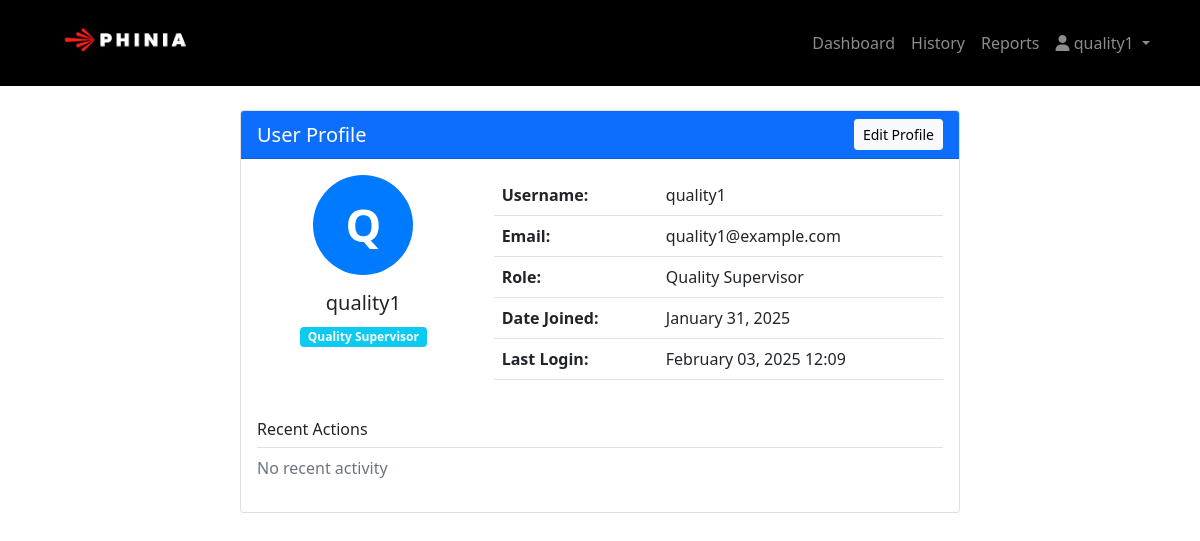
Page /profile/ (signed in) on the earlier database version.
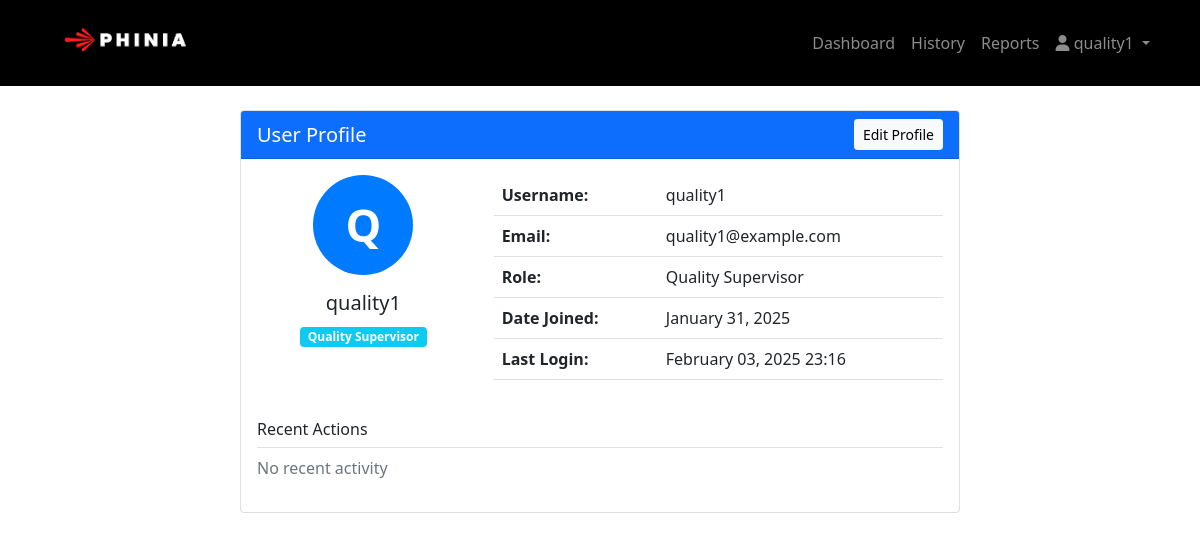
Same page on the later database version.
### main/models.py (models this page shows)
class User(AbstractUser):
    USER_TYPES = (
        ('operator', 'Operator'),
        ('shift_supervisor', 'Shift Supervisor'),
        ('quality_supervisor', 'Quality Supervisor'),
    )
    company_id=models.CharField(max_length=100,blank=True,null=True)
    user_type = models.CharField(max_length=20, choices=USER_TYPES)

### main/views.py (the view)
# urls.py: path('profile/', views.user_profile, name='user_profile'),
@login_required
def user_profile(request):
    return render(request, 'main/profile/user_profile.html', {
        'user': request.user
    })

### main/templates/main/profile/user_profile.html (shortened to what this page needs)
{% extends 'main/base.html' %}
{% block content %}
<div class="container">
    <div class="row">
        <div class="col-md-8 mx-auto">
            <div class="card">
                <div class="card-header bg-primary text-white d-flex justify-content-between align-items-center">
                    <h5 class="mb-0">User Profile</h5>
                    <a href="{% url 'edit_profile' %}" class="btn btn-light btn-sm">Edit Profile</a>
                </div>
                <div class="card-body">
                    <div class="row">
                        <div class="col-md-4">
                            <div class="text-center mb-4">
                                <div class="avatar-circle mb-3">
                                    <span class="initials">{{ user.username|make_list|first|upper }}</span>
                                </div>
                                <h5>{{ user.get_full_name|default:user.username }}</h5>
                                <span class="badge bg-info">{{ user.get_user_type_display }}</span>
                            </div>
                        </div>
                        <div class="col-md-8">
                            <table class="table">
                                <tr>
                                    <th>Username:</th>
                                    <td>{{ user.username }}</td>
                                </tr>
                                <tr>
                                    <th>Email:</th>
                                    <td>{{ user.email }}</td>
                                </tr>
                                <tr>
                                    <th>Role:</th>
                                    <td>{{ user.get_user_type_display }}</td>
                                </tr>
                                <tr>
                                    <th>Date Joined:</th>
                                    <td>{{ user.date_joined|date:"F d, Y" }}</td>
                                </tr>
                                <tr>
                                    <th>Last Login:</th>
                                    <td>{{ user.last_login|date:"F d, Y H:i" }}</td>
                                </tr>
                            </table>
                        </div>
                    </div>
                    <div class="mt-4">
                        <h6 class="border-bottom pb-2">Recent Actions</h6>
                        <div class="list-group">
                            {% for action in recent_actions %}
                            <div class="list-group-item">
                                <div class="d-flex w-100 justify-content-between">
                                    <h6 class="mb-1">{{ action.action_type }}</h6>
                                    <small>{{ action.timestamp|timesince }} ago</small>
                                </div>
                                <p class="mb-1">{{ action.description }}</p>
                            </div>
                            {% empty %}
                            <p class="text-muted">No recent activity</p>
                            {% endfor %}
                        </div>
                    </div>
                </div>
            </div>
        </div>
    </div>
</div>
{% endblock %}

### main/templates/main/base.html (shortened to what this page needs)
{% load static %}
<!DOCTYPE html>
<html lang="en">
<head>
    <link rel="stylesheet" href="{% static 'css/bootstrap.min.css' %}" />
    <link rel="stylesheet" href="{% static 'css/all.min1.css' %}" />
    <link rel="stylesheet" href="{% static 'css/all.min2.css' %}" />
    {% load static %}
</head>
<body>
    <nav class="navbar navbar-expand-lg navbar-dark" style="background-color: black;">
        <div class="container">
            <a class="navbar-brand" href="{% url 'dashboard' %}">
                <img src="{% static 'images/image2.png' %}" alt="Phinia Logo" height="60">
            </a>
            {% if user.is_authenticated %}
            <div class="collapse navbar-collapse justify-content-end" id="navbarNav">
                <ul class="navbar-nav">
                    <li class="nav-item">
                        <a class="nav-link" href="{% url 'dashboard' %}">Dashboard</a>
                    </li>
                    {% if user.user_type == 'operator' %}
                    <li class="nav-item">
                        <a class="nav-link" href="{% url 'operator_history' %}">History</a>
                    </li>
                    {% elif user.user_type == 'shift_supervisor' %}
                    <li class="nav-item">
                        <a class="nav-link" href="{% url 'supervisor_history' %}">History</a>
                    </li>
                    {% elif user.user_type == 'quality_supervisor' %}
                    <li class="nav-item">
                        <a class="nav-link" href="{% url 'quality_history' %}">History</a>
                    </li>
                    <li class="nav-item">
                        <a class="nav-link" href="{% url 'reports_dashboard' %}">Reports</a>
                    </li>
                    {% endif %}
                    <li class="nav-item dropdown">
                        <a class="nav-link dropdown-toggle" href="#" id="userDropdown" role="button"
                           data-bs-toggle="dropdown" aria-expanded="false">
                            <i class="fas fa-user"></i> {{ user.username }}
                        </a>
                    </li>
                </ul>
            </div>
            {% endif %}
        </div>
    </nav>
    <div class="container mt-4">
        {% block content %}{% endblock %}
    </div>
</body>
</html>

Differences in the rows shown:
changed User "quality1": last_login "February 03, 2025 12:09" → "February 03, 2025 23:16"
